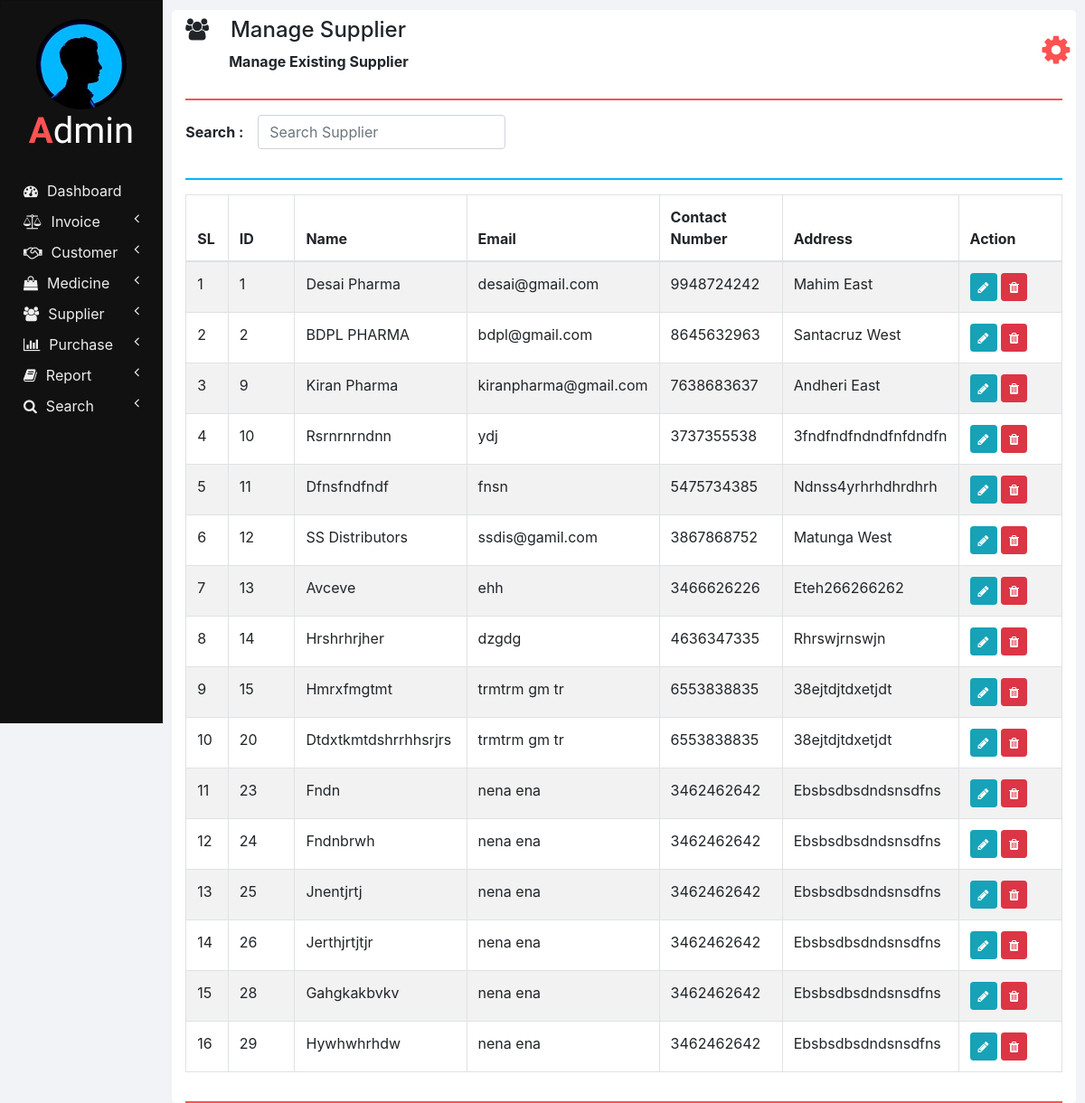
Page /manage_supplier.php on the earlier database version.
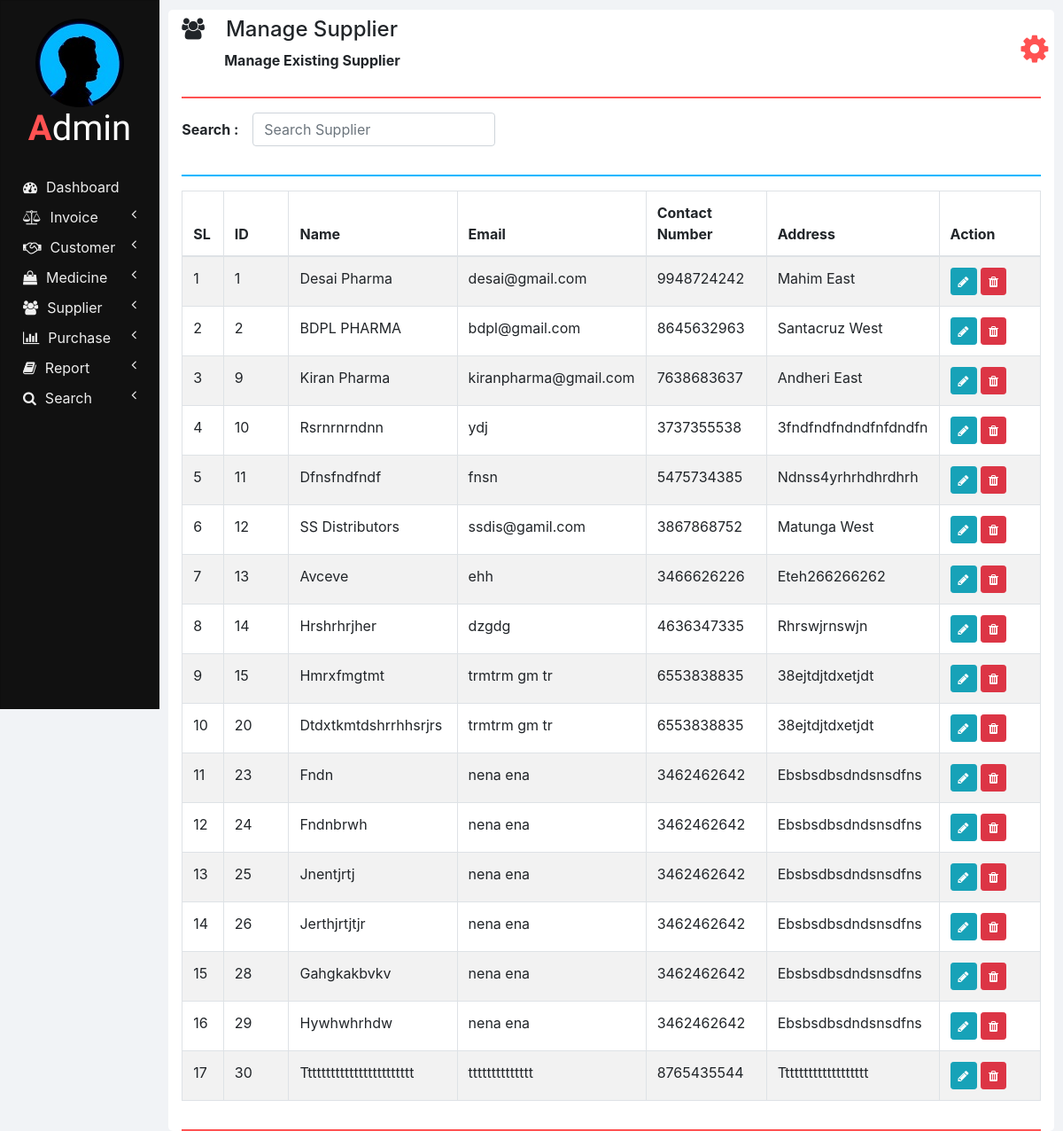
Same page on the later database version.
### tables this page shows
CREATE TABLE `suppliers` (
  `ID` int(11) NOT NULL,
  `NAME` varchar(100) NOT NULL,
  `EMAIL` varchar(100) NOT NULL,
  `CONTACT_NUMBER` varchar(10) NOT NULL,
  `ADDRESS` varchar(100) NOT NULL
);

### php/manage_supplier.php (the view, shortened to what this page needs)
<?php
  function showSuppliers($id) {
    require "db_connection.php";
    if($con) {
      $seq_no = 0;
      $query = "SELECT * FROM suppliers";
      $result = mysqli_query($con, $query);
      while($row = mysqli_fetch_array($result)) {
        $seq_no++;
        if($row['ID'] == $id)
          showEditOptionsRow($seq_no, $row);
        else
          showSupplierRow($seq_no, $row);
      }
    }
  }
  function showSupplierRow($seq_no, $row) {
    ?>
    <tr>
      <td><?php echo $seq_no; ?></td>
      <td><?php echo $row['ID'] ?></td>
      <td><?php echo $row['NAME']; ?></td>
      <td><?php echo $row['EMAIL']; ?></td>
      <td><?php echo $row['CONTACT_NUMBER']; ?></td>
      <td><?php echo $row['ADDRESS']; ?></td>
      <td>
        <button href="" class="btn btn-info btn-sm" onclick="editSupplier(<?php echo $row['ID']; ?>);">
          <i class="fa fa-pencil"></i>
        </button>
        <button class="btn btn-danger btn-sm" onclick="deleteSupplier(<?php echo $row['ID']; ?>);">
          <i class="fa fa-trash"></i>
        </button>
      </td>
    </tr>
    <?php
  }
  ?>

Differences in the rows shown:
added suppliers: seq_no "17", ID "30", NAME "Tttttttttttttttttttttttt", EMAIL "tttttttttttttt", CONTACT_NUMBER "8765435544", ADDRESS "Ttttttttttttttttttt"
